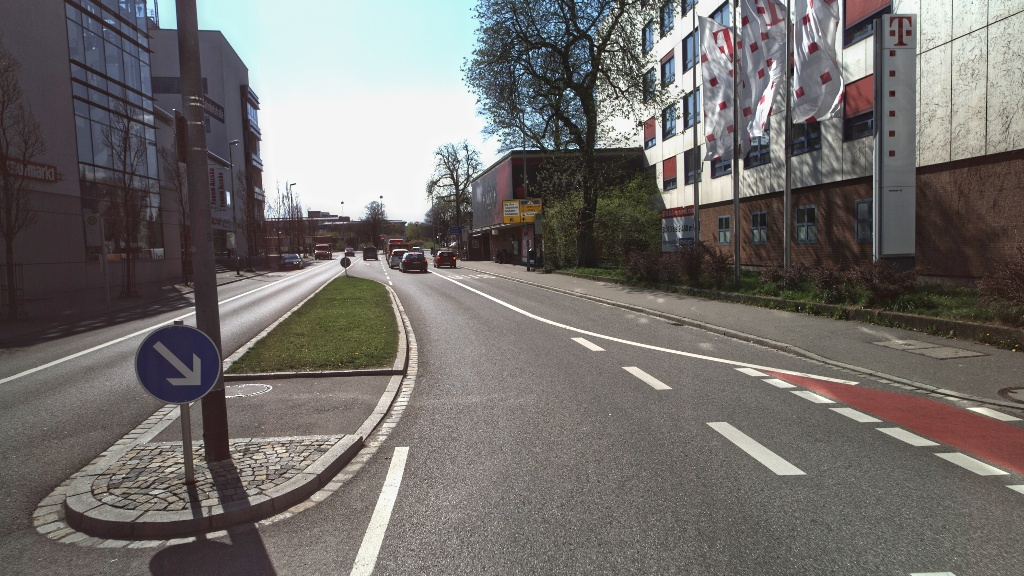
#> input picture sample_frames/152_25.jpg, 1024 x 576 px
$ python -i detection_utils.py   (imports and definitions only)
#> lines starting #> are read from the running program, lines starting #| are printed output that depends on the picture
#> further down, picture is the input picture: shape (576, 1024, 3); mean B, G, R 107.8, 110.4, 114.1
import itertools

import cv2
import numpy as np

# color-ranges in HSV
RED_A = [(0, 70, 60), (10, 255, 255)]
RED_B = [(170, 70, 60), (180, 255, 255)]
BLUE = [(87, 80, 20), (132, 255, 255)]
YELLOW = [(12, 50, 190), (32, 200, 255)]


# [39 lines left out: functions filter_boxes, enlarge_boxes, not called in this run]


def equalize_luminance(image):
    image = cv2.cvtColor(src=image, code=cv2.COLOR_BGR2YUV)
#> image: shape (576, 1024, 3); mean of channels 0, 1, 2 111.2, 126.5, 130.6
    image[:, :, 0] = cv2.equalizeHist(src=image[:, :, 0])
#> image: shape (576, 1024, 3); mean of channels 0, 1, 2 128.3, 126.5, 130.6
    return cv2.cvtColor(src=image, code=cv2.COLOR_YUV2RGB)
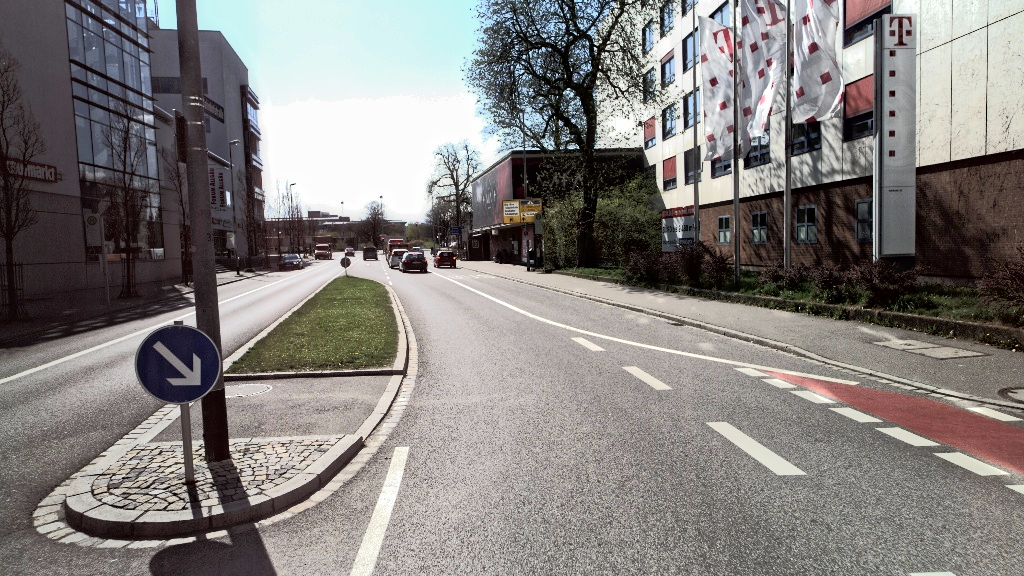
#> returned value: shape (576, 1024, 3); mean R, G, B 131.3, 127.4, 125.3


# [122 lines left out: functions filter_by_color, concatenate_blobs, keep_blobs_of_area, detect_circles, thresholded_to_zero, detect and 2 more, not called in this run]

>>> import cv2
>>> picture = cv2.imread('sample_frames/152_25.jpg')
>>> result = equalize_luminance(picture)

$ run again, on sample_frames/174_20.jpg
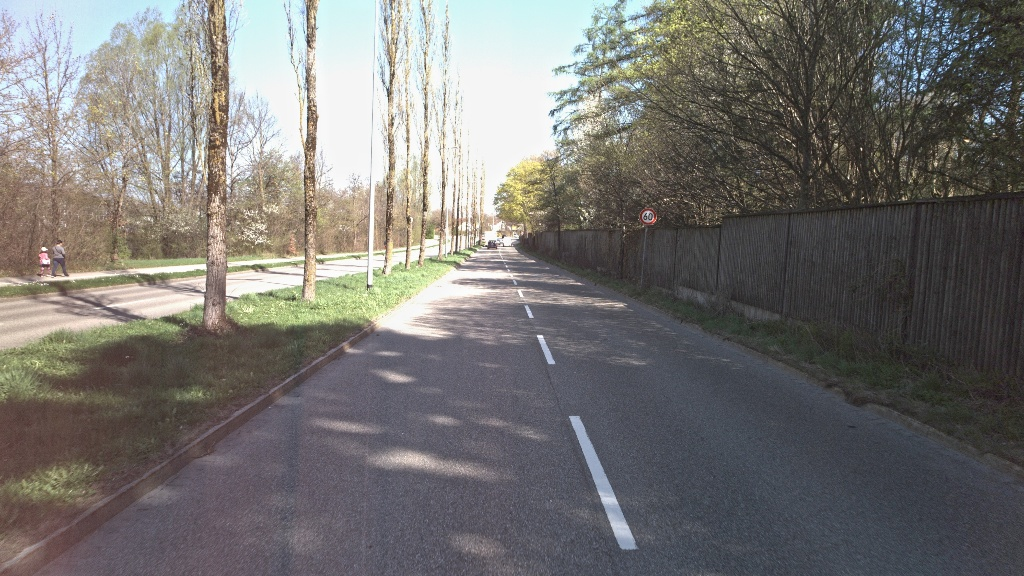
#> input picture sample_frames/174_20.jpg, 1024 x 576 px
#> picture is the input picture: shape (576, 1024, 3); mean B, G, R 112.6, 115.1, 116.9
#> in equalize_luminance, `return cv2.cvtColor(src=image, code=cv2.COLOR_YUV2RGB)`:
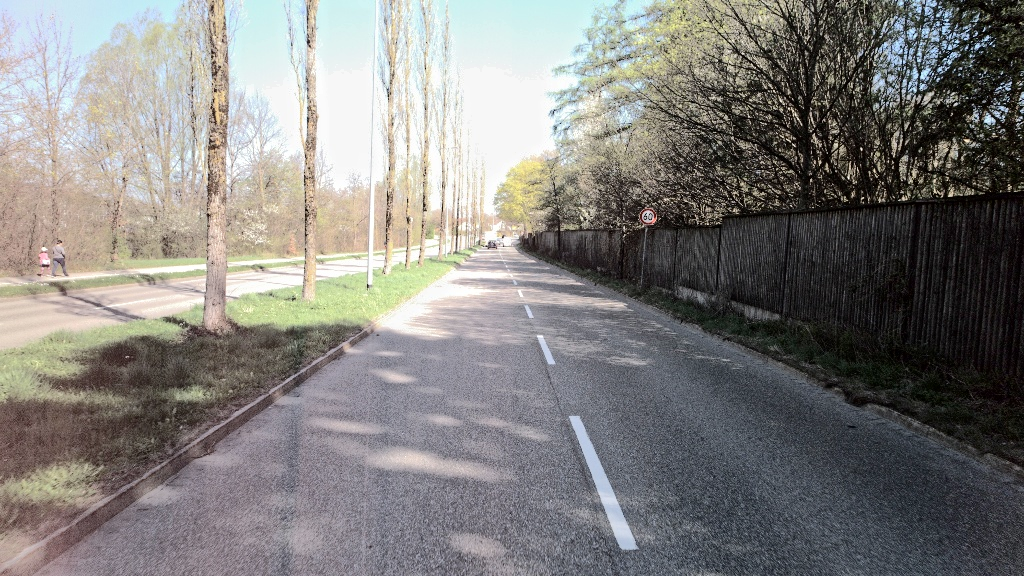
#> returned value: shape (576, 1024, 3); mean R, G, B 130, 128.2, 125.6

$ run again, on sample_frames/2330_83.jpg
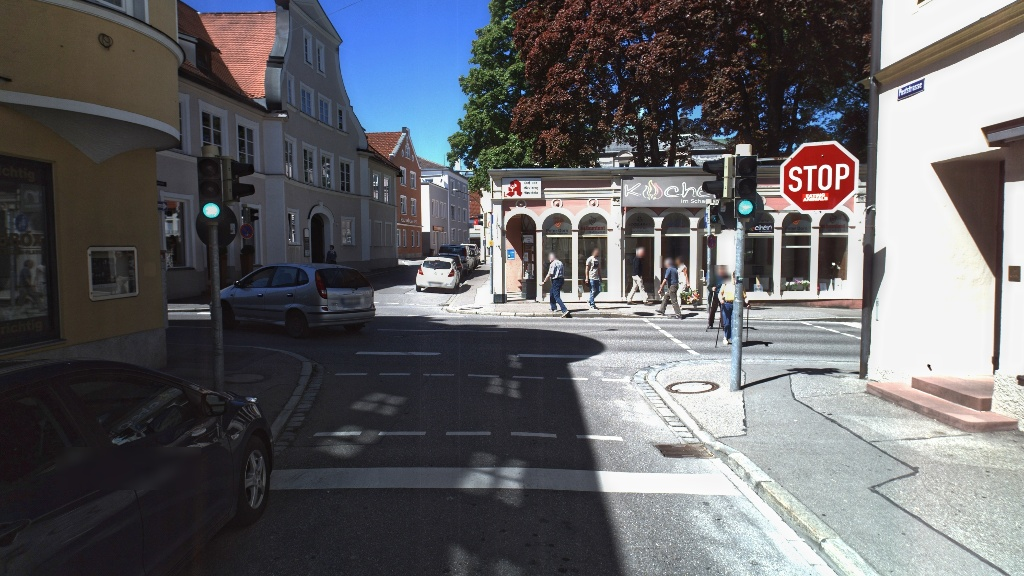
#> input picture sample_frames/2330_83.jpg, 1024 x 576 px
#> picture is the input picture: shape (576, 1024, 3); mean B, G, R 103.7, 100.1, 100.3
#> in equalize_luminance, `return cv2.cvtColor(src=image, code=cv2.COLOR_YUV2RGB)`:
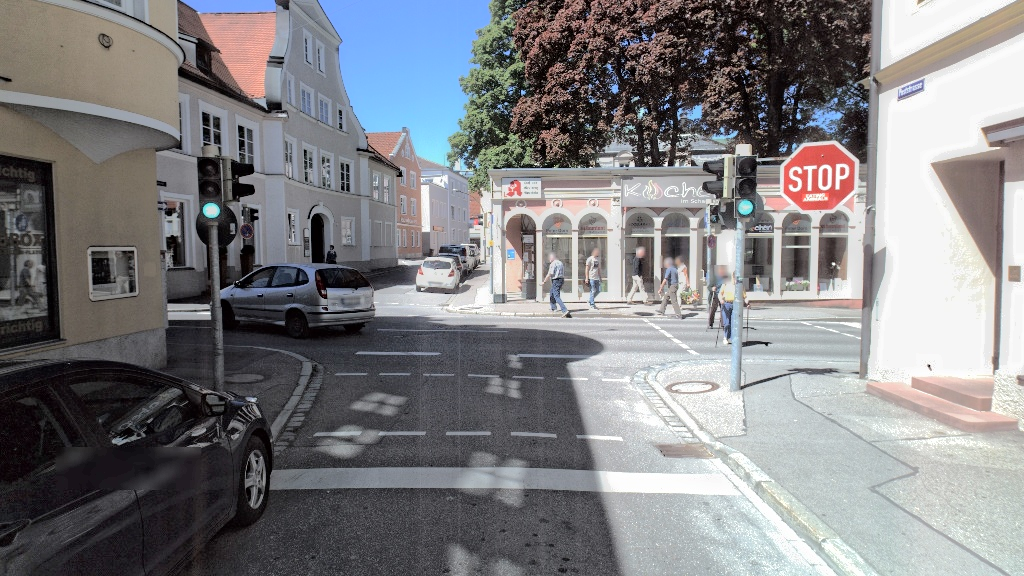
#> returned value: shape (576, 1024, 3); mean R, G, B 128.4, 128.2, 131

$ run again, on sample_frames/23_31.jpg
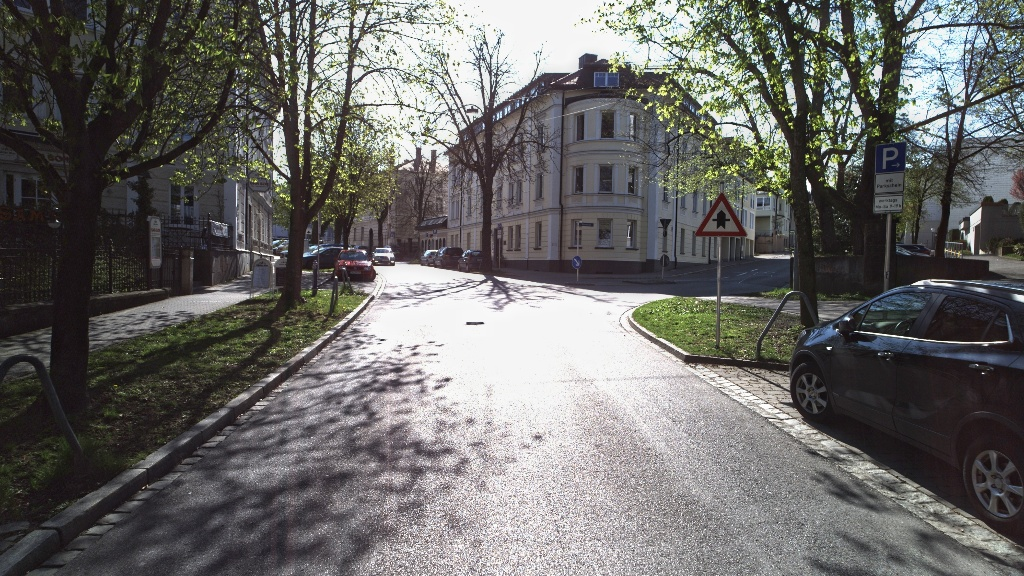
#> input picture sample_frames/23_31.jpg, 1024 x 576 px
#> picture is the input picture: shape (576, 1024, 3); mean B, G, R 103.4, 105.4, 106.1
#> in equalize_luminance, `return cv2.cvtColor(src=image, code=cv2.COLOR_YUV2RGB)`:
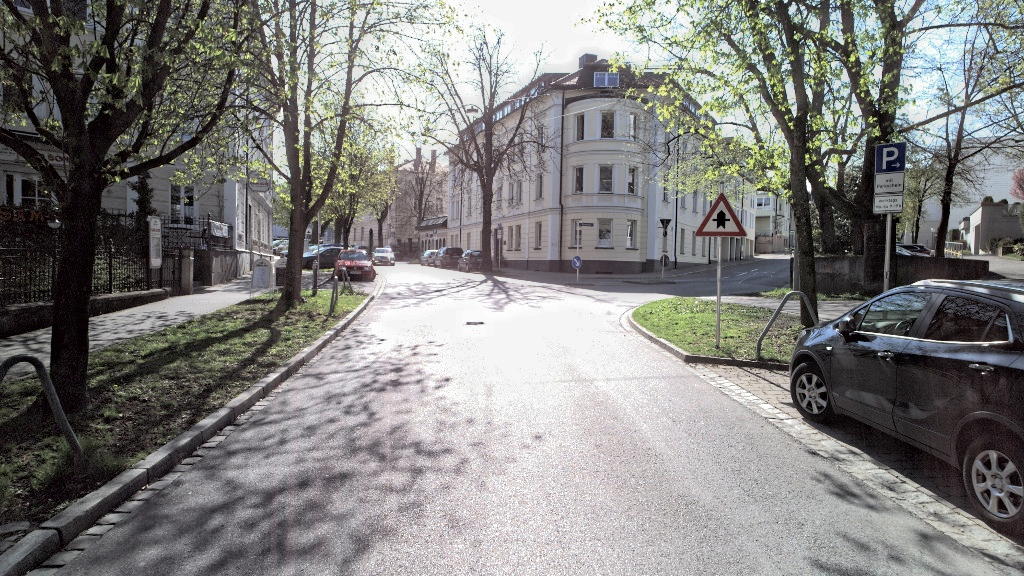
#> returned value: shape (576, 1024, 3); mean R, G, B 129.1, 128.3, 126.3
